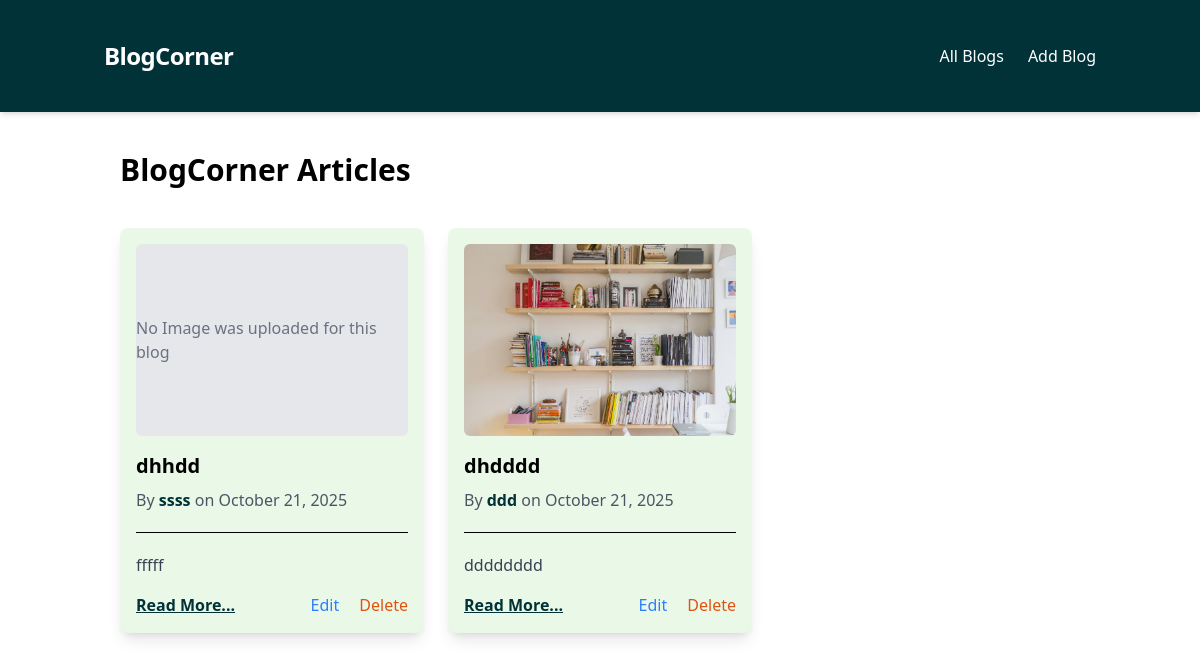
The app's page /, older data.
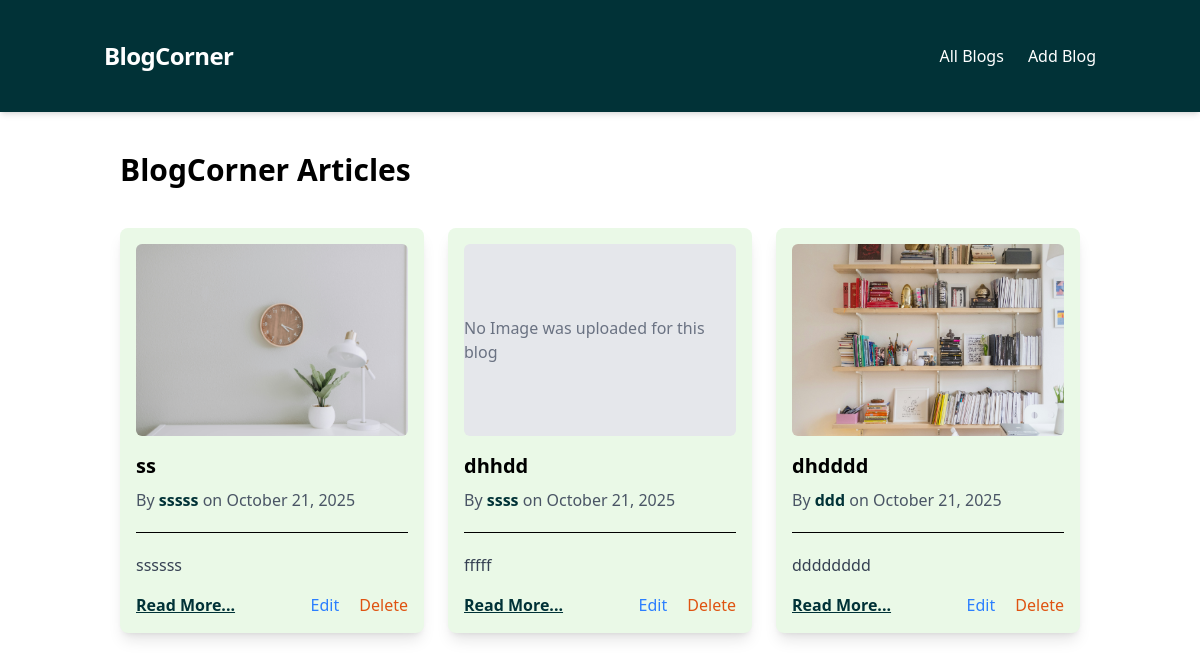
The same page, newer data.
### crud_app/models.py (models this page shows, shortened)
class Blog(models.Model):
    title = models.CharField(max_length=100)
    content = models.TextField()
    image=models.ImageField(upload_to='images/',null=True,blank=True)
    author = models.CharField(max_length=50)
    created_at = models.DateTimeField(auto_now_add=True)

### crud_app/views.py (the view)
# urls.py: path('', all_blogs, name='all-blogs'),
def all_blogs(request):
    blogs = Blog.objects.all().order_by('-created_at')
    return render(request, 'all-blogs.html', {'blogs': blogs})

### crud_app/templates/all-blogs.html (shortened to what this page needs)
{% extends 'base.html' %}
{% load static %}
{% block content %}
<h1 class="text-3xl font-bold mb-6 text-left p-4">BlogCorner Articles</h1>
<div class="container mx-auto px-4">
  {% if blogs %}
  <div class="grid grid-cols-1 md:grid-cols-2 lg:grid-cols-3 gap-6">
    {% for blog in blogs %}
    <div class="bg-[#EAF9E7] shadow-lg rounded-lg p-4">
      {% if blog.image %}
      <img
        src="{{ blog.image.url }}"
        alt="{{ blog.title }}"
        class="w-full h-48 object-cover rounded-md mb-4"
      />
      {% else %}
      <div
        class="w-full h-48 bg-gray-200 rounded-md mb-4 flex items-center justify-center"
      >
        <span class="text-gray-500">No Image was uploaded for this blog</span>
      </div>
      {% endif %}
      <h2 class="text-xl font-semibold mb-2">{{ blog.title }}</h2>
      <p class="text-gray-600 mb-2">
        By <span class='text-[#013237] font-semibold'>{{ blog.author }}</span> on {{ blog.created_at|date:"F d, Y" }}
      </p>
      <hr class='my-5' />
      <p class="text-gray-700 mb-4">{{ blog.content|truncatewords:30 }}</p>
      <div class="flex justify-between">
        <div>
          <a
            href="{% url 'blog-detail' blog.id %}"
            class="text-[#013237] font-semibold underline "
            >Read More...</a
          >
        </div>
        <div class="space-x-4">
          <a
            href="{% url 'update-blog' blog.id %}"
            class="text-blue-500 hover:underline"
            >Edit</a
          >
          <a
            href="{% url 'delete-blog' blog.id %}"
            class="text-[#DF5311] hover:underline"
            >Delete</a
          >
        </div>
      </div>
    </div>
    {% endfor %}
  </div>
  {% else %}
  <p class="text-center text-black">No blogs available.</p>
  {% endif %}
</div>
{% endblock %}

Row changes from the older to the newer data that the page shows:
added Blog: image (picture), title "ss", author "sssss", created_at "October 21, 2025", content "ssssss"
